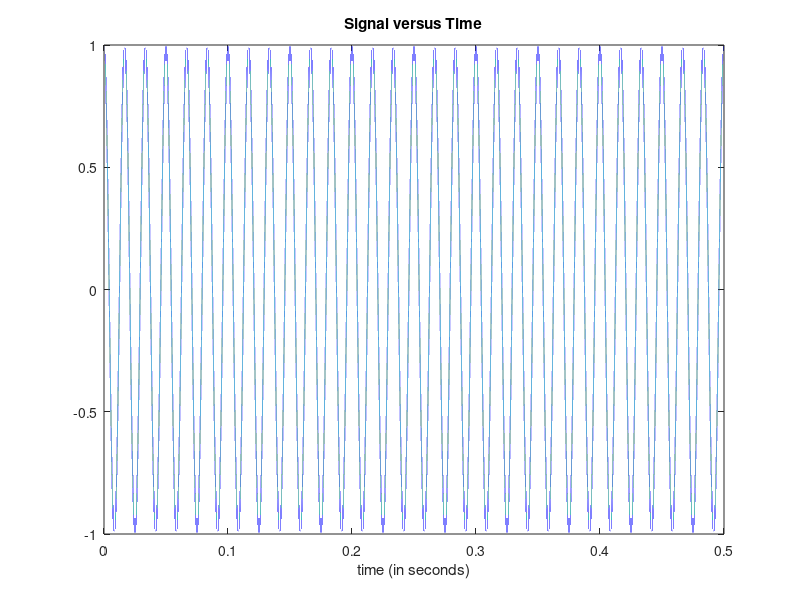

MATLAB code for this plot:
   %%Time specifications:
Fs = 5000000;                   % samples per second
dt = 1/Fs;                   % seconds per sample
StopTime = 0.5;             % seconds
t = (0:dt:StopTime-dt)';     % seconds
   %%Sine wave:
Fc = 60;                     % hertz
x = cos(2*pi*Fc*t);
   % Plot the signal versus time:

figure;
plot(t,x);
xlabel('time (in seconds)');
title('Signal versus Time');
zoom xon;
